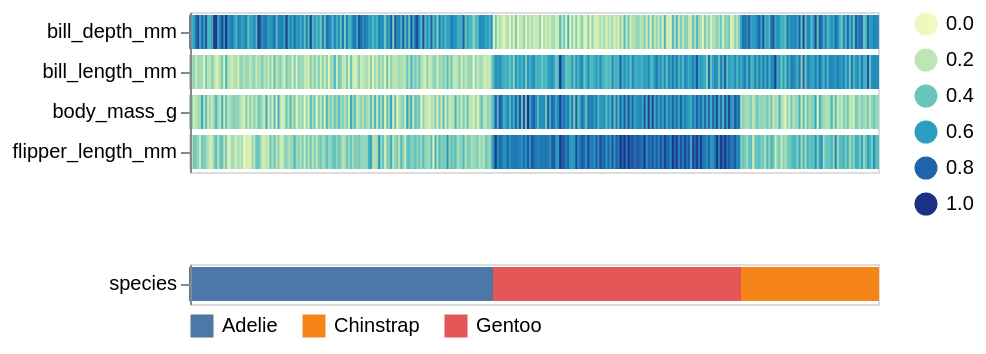

Notebook code for this chart:
### Markdown cell above
The 0-1 rescaled heatmap shows the structure of the data in each column
much more clarly than the heatmap with the raw values.
To understand the origins of structure in the data,
we can add an additional row below the numerical heatmap,
which is colored according to a categorical column.
In the plot below,
we can see that the penguin species membership
seems to be coincide with the variation in the numerical columns.
You can hover over both the numerical and categorical observations
to view their exact value.

### Code cell
aly.heatmap(penguins, color='species')

### Figure 1 — Vega-Lite specification as saved in the notebook (floating-point values rounded to 4 significant figures; data arrays with more than 128 entries replaced by an {"elided": "..."} marker saying what was removed)
{"config": {"view": {"continuousWidth": 300, "continuousHeight": 300}}, "vconcat": [{"data": {"name": "data-30f574b37e561a21b5de80c6284b6be8"}, "mark": {"type": "rect", "height": 16}, "encoding": {"color": {"field": "value", "legend": {"orient": "right", "type": "gradient"}, "scale": {"scheme": "yellowgreenblue"}, "title": null, "type": "quantitative"}, "stroke": {"field": "value", "scale": {"scheme": "yellowgreenblue"}, "type": "quantitative"}, "tooltip": {"field": "value", "type": "quantitative"}, "x": {"axis": null, "field": "index", "title": null, "type": "ordinal"}, "y": {"field": "key", "title": null, "type": "nominal"}}, "transform": [{"window": [{"op": "count", "as": "index"}]}, {"fold": ["bill_length_mm", "bill_depth_mm", "flipper_length_mm", "body_mass_g"]}], "width": 344}, {"data": {"name": "data-eb306686212a139eb1437240410a53ca"}, "mark": {"type": "rect", "height": 16}, "encoding": {"color": {"field": "value", "legend": {"offset": 5, "orient": "bottom"}, "scale": {"scheme": "tableau10"}, "title": null, "type": "nominal"}, "stroke": {"field": "value", "scale": {"scheme": "tableau10"}, "type": "nominal"}, "tooltip": {"field": "value", "type": "nominal"}, "x": {"axis": null, "field": "index", "title": null, "type": "ordinal"}, "y": {"field": "key", "title": null, "type": "nominal"}}, "transform": [{"window": [{"op": "count", "as": "index"}]}, {"fold": ["species"]}], "width": 344}], "$schema": "https://vega.github.io/schema/vega-lite/v6.4.1.json", "datasets": {"data-30f574b37e561a21b5de80c6284b6be8": {"elided": "344 records"}, "data-eb306686212a139eb1437240410a53ca": {"elided": "344 records"}}}
